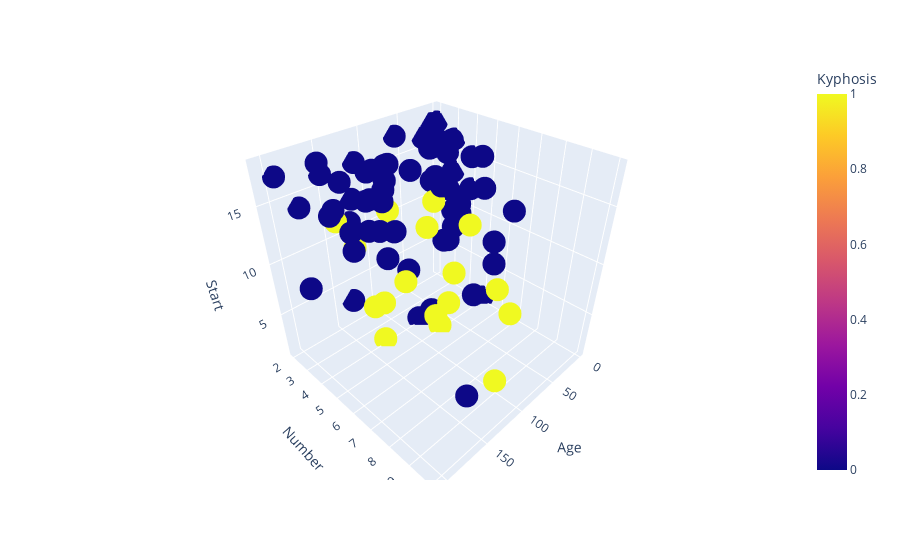

The notebook cell this image was saved under:
### Code cell
# visualize the data with plotly
fig = px.scatter_3d(df, x='Age', y='Number', z='Start', color='Kyphosis')
fig.show()

### Figure 1 — Plotly figure (JSON) as saved in the notebook; plotly's stock layout.template omitted (floating-point values rounded to 4 significant figures)
{"data": [{"hovertemplate": "Age=%{x}<br>Number=%{y}<br>Start=%{z}<br>Kyphosis=%{marker.color}<extra></extra>", "legendgroup": "", "marker": {"color": [0, 0, 1, 0, 0, 0, 0, 0, 0, 1, 1, 0, 0, 0, 0, 0, 0, 0, 0, 0, 0, 1, 1, 0, 1, 0, 0, 0, 0, 0, 0, 0, 0, 0, 0, 0, 0, 1, 0, 1, 1, 0, 0, 0, 0, 1, 0, 0, 1, 0, 0, 0, 1, 0, 0, 0, 0, 1, 0, 0, 1, 1, 0, 0, 0, 0, 0, 0, 0, 0, 0, 0, 0, 0, 0, 0, 1, 0, 0, 1, 0], "coloraxis": "coloraxis", "symbol": "circle"}, "mode": "markers", "name": "", "scene": "scene", "showlegend": false, "type": "scatter3d", "x": [71, 158, 128, 2, 1, 1, 61, 37, 113, 59, 82, 148, 18, 1, 168, 1, 78, 175, 80, 27, 22, 105, 96, 131, 15, 9, 8, 100, 4, 151, 31, 125, 130, 112, 140, 93, 1, 52, 20, 91, 73, 35, 143, 61, 97, 139, 136, 131, 121, 177, 68, 9, 139, 2, 140, 72, 2, 120, 51, 102, 130, 114, 81, 118, 118, 17, 195, 159, 18, 15, 158, 127, 87, 206, 11, 178, 157, 26, 120, 42, 36], "y": [3, 3, 4, 5, 4, 2, 2, 3, 2, 6, 5, 3, 5, 4, 3, 3, 6, 5, 5, 4, 2, 6, 3, 2, 7, 5, 3, 3, 3, 2, 3, 2, 5, 3, 5, 3, 3, 5, 6, 5, 5, 3, 9, 4, 3, 3, 4, 5, 3, 2, 5, 2, 10, 2, 4, 5, 3, 5, 7, 3, 4, 7, 4, 3, 4, 4, 2, 4, 4, 5, 5, 4, 4, 4, 3, 4, 3, 7, 2, 7, 4], "z": [5, 14, 5, 1, 15, 16, 17, 16, 16, 12, 14, 16, 2, 12, 18, 16, 15, 13, 16, 9, 16, 5, 12, 3, 2, 13, 6, 14, 16, 16, 16, 11, 13, 16, 11, 16, 9, 6, 9, 12, 1, 13, 3, 1, 16, 10, 15, 13, 3, 14, 10, 17, 6, 17, 15, 15, 13, 8, 9, 13, 1, 8, 1, 16, 16, 10, 17, 13, 11, 16, 14, 12, 16, 10, 15, 15, 13, 13, 13, 6, 13]}], "layout": {"coloraxis": {"colorbar": {"title": {"text": "Kyphosis"}}, "colorscale": [[0, "#0d0887"], [0.1111, "#46039f"], [0.2222, "#7201a8"], [0.3333, "#9c179e"], [0.4444, "#bd3786"], [0.5556, "#d8576b"], [0.6667, "#ed7953"], [0.7778, "#fb9f3a"], [0.8889, "#fdca26"], [1, "#f0f921"]]}, "legend": {"tracegroupgap": 0}, "margin": {"t": 60}, "scene": {"domain": {"x": [0, 1], "y": [0, 1]}, "xaxis": {"title": {"text": "Age"}}, "yaxis": {"title": {"text": "Number"}}, "zaxis": {"title": {"text": "Start"}}}}}
